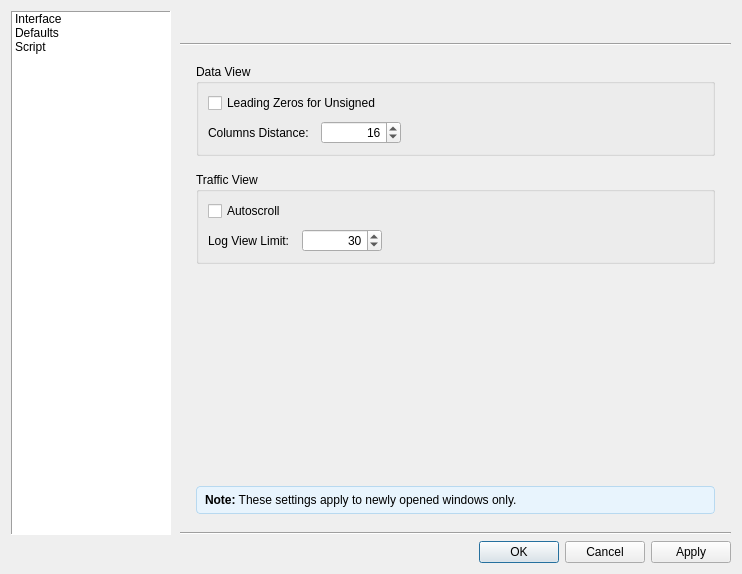
<?xml version="1.0" encoding="UTF-8"?>
<ui version="4.0">
 <class>DialogPreferences</class>
 <widget class="QDialog" name="DialogPreferences">
  <property name="geometry">
   <rect>
    <x>0</x>
    <y>0</y>
    <width>670</width>
    <height>574</height>
   </rect>
  </property>
  <property name="windowTitle">
   <string>Preferences</string>
  </property>
  <layout class="QVBoxLayout" name="verticalLayout">
   <property name="spacing">
    <number>6</number>
   </property>
   <item>
    <widget class="QFrame" name="frameMain">
     <property name="frameShape">
      <enum>QFrame::Shape::NoFrame</enum>
     </property>
     <layout class="QHBoxLayout" name="horizontalLayout">
      <property name="spacing">
       <number>0</number>
      </property>
      <property name="leftMargin">
       <number>0</number>
      </property>
      <property name="topMargin">
       <number>0</number>
      </property>
      <property name="rightMargin">
       <number>0</number>
      </property>
      <property name="bottomMargin">
       <number>0</number>
      </property>
      <item>
       <widget class="QListWidget" name="listWidget">
        <property name="minimumSize">
         <size>
          <width>160</width>
          <height>0</height>
         </size>
        </property>
        <property name="maximumSize">
         <size>
          <width>160</width>
          <height>16777215</height>
         </size>
        </property>
        <property name="frameShape">
         <enum>QFrame::Shape::Panel</enum>
        </property>
        <property name="iconSize">
         <size>
          <width>16</width>
          <height>16</height>
         </size>
        </property>
        <item>
         <property name="text">
          <string>Interface</string>
         </property>
         <property name="icon">
          <iconset resource="../resources.qrc">
           <normaloff>:/res/pref-interface.png</normaloff>:/res/pref-interface.png</iconset>
         </property>
        </item>
        <item>
         <property name="text">
          <string>Defaults</string>
         </property>
         <property name="icon">
          <iconset resource="../resources.qrc">
           <normaloff>:/res/icon-define-data.png</normaloff>:/res/icon-define-data.png</iconset>
         </property>
        </item>
        <item>
         <property name="text">
          <string>Script</string>
         </property>
         <property name="icon">
          <iconset resource="../resources.qrc">
           <normaloff>:/res/icon-show-script.png</normaloff>:/res/icon-show-script.png</iconset>
         </property>
        </item>
       </widget>
      </item>
      <item>
       <widget class="QFrame" name="frameRight">
        <property name="frameShape">
         <enum>QFrame::Shape::NoFrame</enum>
        </property>
        <layout class="QVBoxLayout" name="verticalLayout_2">
         <property name="rightMargin">
          <number>0</number>
         </property>
         <property name="bottomMargin">
          <number>0</number>
         </property>
         <item>
          <widget class="QLabel" name="labelTitle">
           <property name="font">
            <font>
             <pointsize>11</pointsize>
             <bold>true</bold>
            </font>
           </property>
           <property name="text">
            <string/>
           </property>
          </widget>
         </item>
         <item>
          <widget class="QFrame" name="lineSeparator">
           <property name="frameShape">
            <enum>QFrame::Shape::HLine</enum>
           </property>
           <property name="frameShadow">
            <enum>QFrame::Shadow::Sunken</enum>
           </property>
          </widget>
         </item>
         <item>
          <widget class="QStackedWidget" name="stackedWidget">
           <property name="autoFillBackground">
            <bool>true</bool>
           </property>
           <property name="currentIndex">
            <number>1</number>
           </property>
           <widget class="QWidget" name="pageInterface">
            <layout class="QVBoxLayout" name="vlInterface">
             <property name="spacing">
              <number>16</number>
             </property>
             <property name="leftMargin">
              <number>16</number>
             </property>
             <property name="topMargin">
              <number>12</number>
             </property>
             <property name="rightMargin">
              <number>16</number>
             </property>
             <property name="bottomMargin">
              <number>12</number>
             </property>
             <item>
              <widget class="QGroupBox" name="groupBoxUserInterface">
               <property name="title">
                <string>User Interface</string>
               </property>
               <layout class="QFormLayout" name="formInterface">
                <property name="fieldGrowthPolicy">
                 <enum>QFormLayout::FieldGrowthPolicy::FieldsStayAtSizeHint</enum>
                </property>
                <property name="horizontalSpacing">
                 <number>12</number>
                </property>
                <property name="verticalSpacing">
                 <number>8</number>
                </property>
                <item row="0" column="0">
                 <widget class="QLabel" name="labelBackgroundColor">
                  <property name="text">
                   <string>Background Color:</string>
                  </property>
                 </widget>
                </item>
                <item row="0" column="1">
                 <layout class="QHBoxLayout" name="hlBgColor">
                  <property name="spacing">
                   <number>6</number>
                  </property>
                  <item>
                   <widget class="ColorSwatch" name="pushButtonBackgroundColor">
                    <property name="minimumSize">
                     <size>
                      <width>60</width>
                      <height>0</height>
                     </size>
                    </property>
                    <property name="text">
                     <string/>
                    </property>
                   </widget>
                  </item>
                  <item>
                   <widget class="QPushButton" name="pushButtonResetBackgroundColor">
                    <property name="minimumSize">
                     <size>
                      <width>60</width>
                      <height>0</height>
                     </size>
                    </property>
                    <property name="maximumSize">
                     <size>
                      <width>60</width>
                      <height>16777215</height>
                     </size>
                    </property>
                    <property name="text">
                     <string>Reset</string>
                    </property>
                   </widget>
                  </item>
                  <item>
                   <spacer name="hsBg">
                    <property name="orientation">
                     <enum>Qt::Orientation::Horizontal</enum>
                    </property>
                    <property name="sizeHint" stdset="0">
                     <size>
                      <width>40</width>
                      <height>20</height>
                     </size>
                    </property>
                   </spacer>
                  </item>
                 </layout>
                </item>
                <item row="1" column="0">
                 <widget class="QLabel" name="labelForegroundColor">
                  <property name="text">
                   <string>Foreground Color:</string>
                  </property>
                 </widget>
                </item>
                <item row="1" column="1">
                 <layout class="QHBoxLayout" name="hlFgColor">
                  <property name="spacing">
                   <number>6</number>
                  </property>
                  <item>
                   <widget class="ColorSwatch" name="pushButtonForegroundColor">
                    <property name="minimumSize">
                     <size>
                      <width>60</width>
                      <height>0</height>
                     </size>
                    </property>
                    <property name="text">
                     <string/>
                    </property>
                   </widget>
                  </item>
                  <item>
                   <widget class="QPushButton" name="pushButtonResetForegroundColor">
                    <property name="minimumSize">
                     <size>
                      <width>60</width>
                      <height>0</height>
                     </size>
                    </property>
                    <property name="maximumSize">
                     <size>
                      <width>60</width>
                      <height>16777215</height>
                     </size>
                    </property>
                    <property name="text">
                     <string>Reset</string>
                    </property>
                   </widget>
                  </item>
                  <item>
                   <spacer name="hsFg">
                    <property name="orientation">
                     <enum>Qt::Orientation::Horizontal</enum>
                    </property>
                    <property name="sizeHint" stdset="0">
                     <size>
                      <width>40</width>
                      <height>20</height>
                     </size>
                    </property>
                   </spacer>
                  </item>
                 </layout>
                </item>
                <item row="2" column="0">
                 <widget class="QLabel" name="labelAddressColor">
                  <property name="text">
                   <string>Address Color:</string>
                  </property>
                 </widget>
                </item>
                <item row="2" column="1">
                 <layout class="QHBoxLayout" name="hlAddressColor">
                  <property name="spacing">
                   <number>6</number>
                  </property>
                  <item>
                   <widget class="ColorSwatch" name="pushButtonAddressColor">
                    <property name="minimumSize">
                     <size>
                      <width>60</width>
                      <height>0</height>
                     </size>
                    </property>
                    <property name="text">
                     <string/>
                    </property>
                   </widget>
                  </item>
                  <item>
                   <widget class="QPushButton" name="pushButtonResetAddressColor">
                    <property name="minimumSize">
                     <size>
                      <width>60</width>
                      <height>0</height>
                     </size>
                    </property>
                    <property name="maximumSize">
                     <size>
                      <width>60</width>
                      <height>16777215</height>
                     </size>
                    </property>
                    <property name="text">
                     <string>Reset</string>
                    </property>
                   </widget>
                  </item>
                  <item>
                   <spacer name="hsAddress">
                    <property name="orientation">
                     <enum>Qt::Orientation::Horizontal</enum>
                    </property>
                    <property name="sizeHint" stdset="0">
                     <size>
                      <width>40</width>
                      <height>20</height>
                     </size>
                    </property>
                   </spacer>
                  </item>
                 </layout>
                </item>
                <item row="3" column="0">
                 <widget class="QLabel" name="labelCommentColor">
                  <property name="text">
                   <string>Comment Color:</string>
                  </property>
                 </widget>
                </item>
                <item row="3" column="1">
                 <layout class="QHBoxLayout" name="hlCommentColor">
                  <property name="spacing">
                   <number>6</number>
                  </property>
                  <item>
                   <widget class="ColorSwatch" name="pushButtonCommentColor">
                    <property name="minimumSize">
                     <size>
                      <width>60</width>
                      <height>0</height>
                     </size>
                    </property>
                    <property name="text">
                     <string/>
                    </property>
                   </widget>
                  </item>
                  <item>
                   <widget class="QPushButton" name="pushButtonResetCommentColor">
                    <property name="minimumSize">
                     <size>
                      <width>60</width>
                      <height>0</height>
                     </size>
                    </property>
                    <property name="maximumSize">
                     <size>
                      <width>60</width>
                      <height>16777215</height>
                     </size>
                    </property>
                    <property name="text">
                     <string>Reset</string>
                    </property>
                   </widget>
                  </item>
                  <item>
                   <spacer name="hsComment">
                    <property name="orientation">
                     <enum>Qt::Orientation::Horizontal</enum>
                    </property>
                    <property name="sizeHint" stdset="0">
                     <size>
                      <width>40</width>
                      <height>20</height>
                     </size>
                    </property>
                   </spacer>
                  </item>
                 </layout>
                </item>
                <item row="5" column="0">
                 <widget class="QLabel" name="labelLanguage">
                  <property name="text">
                   <string>Language:</string>
                  </property>
                 </widget>
                </item>
                <item row="5" column="1">
                 <widget class="QComboBox" name="comboBoxLanguage"/>
                </item>
                <item row="6" column="0" colspan="2">
                 <widget class="QCheckBox" name="checkBoxCheckForUpdates">
                  <property name="text">
                   <string>Check for updates</string>
                  </property>
                 </widget>
                </item>
               </layout>
              </widget>
             </item>
             <item>
              <widget class="QGroupBox" name="groupBoxFont">
               <property name="title">
                <string>Font</string>
               </property>
               <layout class="QFormLayout" name="formFont">
                <property name="fieldGrowthPolicy">
                 <enum>QFormLayout::FieldGrowthPolicy::ExpandingFieldsGrow</enum>
                </property>
                <property name="horizontalSpacing">
                 <number>12</number>
                </property>
                <property name="verticalSpacing">
                 <number>8</number>
                </property>
                <item row="0" column="0">
                 <widget class="QLabel" name="labelFontFamily">
                  <property name="text">
                   <string>Family:</string>
                  </property>
                 </widget>
                </item>
                <item row="0" column="1">
                 <layout class="QHBoxLayout" name="hlFont">
                  <property name="spacing">
                   <number>6</number>
                  </property>
                  <item>
                   <widget class="QFontComboBox" name="fontComboBoxFont">
                    <property name="sizePolicy">
                     <sizepolicy hsizetype="Expanding" vsizetype="Fixed">
                      <horstretch>1</horstretch>
                      <verstretch>0</verstretch>
                     </sizepolicy>
                    </property>
                   </widget>
                  </item>
                  <item>
                   <widget class="QLabel" name="labelFontSize">
                    <property name="text">
                     <string>Size:</string>
                    </property>
                   </widget>
                  </item>
                  <item>
                   <widget class="QSpinBox" name="spinBoxFontSize">
                    <property name="minimumSize">
                     <size>
                      <width>56</width>
                      <height>0</height>
                     </size>
                    </property>
                    <property name="maximumSize">
                     <size>
                      <width>56</width>
                      <height>16777215</height>
                     </size>
                    </property>
                    <property name="alignment">
                     <set>Qt::AlignmentFlag::AlignRight|Qt::AlignmentFlag::AlignTrailing|Qt::AlignmentFlag::AlignVCenter</set>
                    </property>
                    <property name="minimum">
                     <number>6</number>
                    </property>
                    <property name="maximum">
                     <number>72</number>
                    </property>
                   </widget>
                  </item>
                  <item>
                   <widget class="QLabel" name="labelFontZoom">
                    <property name="text">
                     <string>Zoom:</string>
                    </property>
                   </widget>
                  </item>
                  <item>
                   <widget class="QSpinBox" name="spinBoxFontZoom">
                    <property name="minimumSize">
                     <size>
                      <width>72</width>
                      <height>0</height>
                     </size>
                    </property>
                    <property name="maximumSize">
                     <size>
                      <width>72</width>
                      <height>16777215</height>
                     </size>
                    </property>
                    <property name="alignment">
                     <set>Qt::AlignmentFlag::AlignRight|Qt::AlignmentFlag::AlignTrailing|Qt::AlignmentFlag::AlignVCenter</set>
                    </property>
                    <property name="suffix">
                     <string>%</string>
                    </property>
                    <property name="minimum">
                     <number>50</number>
                    </property>
                    <property name="maximum">
                     <number>300</number>
                    </property>
                    <property name="singleStep">
                     <number>10</number>
                    </property>
                    <property name="value">
                     <number>100</number>
                    </property>
                   </widget>
                  </item>
                 </layout>
                </item>
                <item row="1" column="1">
                 <widget class="QCheckBox" name="checkBoxFontAntialias">
                  <property name="text">
                   <string>Antialias</string>
                  </property>
                 </widget>
                </item>
               </layout>
              </widget>
             </item>
             <item>
              <spacer name="vsInterface">
               <property name="orientation">
                <enum>Qt::Orientation::Vertical</enum>
               </property>
               <property name="sizeHint" stdset="0">
                <size>
                 <width>20</width>
                 <height>40</height>
                </size>
               </property>
              </spacer>
             </item>
            </layout>
           </widget>
           <widget class="QWidget" name="pageDisplay">
            <layout class="QVBoxLayout" name="vlDisplay">
             <property name="spacing">
              <number>16</number>
             </property>
             <property name="leftMargin">
              <number>16</number>
             </property>
             <property name="topMargin">
              <number>12</number>
             </property>
             <property name="rightMargin">
              <number>16</number>
             </property>
             <property name="bottomMargin">
              <number>12</number>
             </property>
             <item>
              <widget class="QGroupBox" name="groupBoxDataDisplay">
               <property name="title">
                <string>Data View</string>
               </property>
               <layout class="QFormLayout" name="formDataDisplay">
                <property name="horizontalSpacing">
                 <number>12</number>
                </property>
                <property name="verticalSpacing">
                 <number>8</number>
                </property>
                <item row="0" column="0" colspan="2">
                 <widget class="QCheckBox" name="checkBoxLeadingZeros">
                  <property name="text">
                   <string>Leading Zeros for Unsigned</string>
                  </property>
                 </widget>
                </item>
                <item row="1" column="0">
                 <widget class="QLabel" name="labelColumnsDistance">
                  <property name="text">
                   <string>Columns Distance:</string>
                  </property>
                 </widget>
                </item>
                <item row="1" column="1">
                 <widget class="QSpinBox" name="spinBoxColumnsDistance">
                  <property name="minimumSize">
                   <size>
                    <width>60</width>
                    <height>0</height>
                   </size>
                  </property>
                  <property name="maximumSize">
                   <size>
                    <width>80</width>
                    <height>16777215</height>
                   </size>
                  </property>
                  <property name="alignment">
                   <set>Qt::AlignmentFlag::AlignRight|Qt::AlignmentFlag::AlignTrailing|Qt::AlignmentFlag::AlignVCenter</set>
                  </property>
                  <property name="minimum">
                   <number>1</number>
                  </property>
                  <property name="maximum">
                   <number>32</number>
                  </property>
                  <property name="value">
                   <number>16</number>
                  </property>
                 </widget>
                </item>
               </layout>
              </widget>
             </item>
             <item>
              <widget class="QGroupBox" name="groupBoxLogView">
               <property name="title">
                <string>Traffic View</string>
               </property>
               <layout class="QFormLayout" name="formTrafficView">
                <property name="horizontalSpacing">
                 <number>12</number>
                </property>
                <property name="verticalSpacing">
                 <number>8</number>
                </property>
                <item row="0" column="0" colspan="2">
                 <widget class="QCheckBox" name="checkBoxAutoscrollLog">
                  <property name="text">
                   <string>Autoscroll</string>
                  </property>
                 </widget>
                </item>
                <item row="1" column="0">
                 <widget class="QLabel" name="labelLogLimit">
                  <property name="text">
                   <string>Log View Limit:</string>
                  </property>
                 </widget>
                </item>
                <item row="1" column="1">
                 <widget class="QSpinBox" name="spinBoxLogLimit">
                  <property name="minimumSize">
                   <size>
                    <width>60</width>
                    <height>0</height>
                   </size>
                  </property>
                  <property name="maximumSize">
                   <size>
                    <width>80</width>
                    <height>16777215</height>
                   </size>
                  </property>
                  <property name="alignment">
                   <set>Qt::AlignmentFlag::AlignRight|Qt::AlignmentFlag::AlignTrailing|Qt::AlignmentFlag::AlignVCenter</set>
                  </property>
                  <property name="minimum">
                   <number>4</number>
                  </property>
                  <property name="maximum">
                   <number>1000</number>
                  </property>
                  <property name="value">
                   <number>30</number>
                  </property>
                 </widget>
                </item>
               </layout>
              </widget>
             </item>
             <item>
              <spacer name="verticalSpacer">
               <property name="orientation">
                <enum>Qt::Orientation::Vertical</enum>
               </property>
               <property name="sizeHint" stdset="0">
                <size>
                 <width>20</width>
                 <height>40</height>
                </size>
               </property>
              </spacer>
             </item>
             <item>
              <widget class="QFrame" name="frameDisplayNote">
               <property name="styleSheet">
                <string notr="true">background-color: #E8F4FD; border: 1px solid #B8D9F0; border-radius: 4px;</string>
               </property>
               <property name="frameShape">
                <enum>QFrame::Shape::StyledPanel</enum>
               </property>
               <property name="frameShadow">
                <enum>QFrame::Shadow::Plain</enum>
               </property>
               <layout class="QHBoxLayout" name="hlDisplayNote">
                <property name="leftMargin">
                 <number>8</number>
                </property>
                <property name="topMargin">
                 <number>6</number>
                </property>
                <property name="rightMargin">
                 <number>8</number>
                </property>
                <property name="bottomMargin">
                 <number>6</number>
                </property>
                <item>
                 <widget class="QLabel" name="labelDisplayNote">
                  <property name="styleSheet">
                   <string notr="true">border: none;</string>
                  </property>
                  <property name="text">
                   <string>&lt;b&gt;Note:&lt;/b&gt; These settings apply to newly opened windows only.</string>
                  </property>
                  <property name="wordWrap">
                   <bool>true</bool>
                  </property>
                 </widget>
                </item>
               </layout>
              </widget>
             </item>
            </layout>
           </widget>
           <widget class="QWidget" name="pageScript">
            <layout class="QVBoxLayout" name="vlScript">
             <property name="spacing">
              <number>16</number>
             </property>
             <property name="leftMargin">
              <number>16</number>
             </property>
             <property name="topMargin">
              <number>12</number>
             </property>
             <property name="rightMargin">
              <number>16</number>
             </property>
             <property name="bottomMargin">
              <number>12</number>
             </property>
             <item>
              <widget class="QGroupBox" name="groupBoxScriptFont">
               <property name="title">
                <string>Font</string>
               </property>
               <layout class="QFormLayout" name="formScriptFont">
                <property name="fieldGrowthPolicy">
                 <enum>QFormLayout::FieldGrowthPolicy::ExpandingFieldsGrow</enum>
                </property>
                <property name="horizontalSpacing">
                 <number>12</number>
                </property>
                <property name="verticalSpacing">
                 <number>8</number>
                </property>
                <item row="0" column="0">
                 <widget class="QLabel" name="labelScriptFontFamily">
                  <property name="text">
                   <string>Family:</string>
                  </property>
                 </widget>
                </item>
                <item row="0" column="1">
                 <layout class="QHBoxLayout" name="hlScriptFont">
                  <property name="spacing">
                   <number>6</number>
                  </property>
                  <item>
                   <widget class="QFontComboBox" name="fontComboBoxScriptFont">
                    <property name="sizePolicy">
                     <sizepolicy hsizetype="Expanding" vsizetype="Fixed">
                      <horstretch>1</horstretch>
                      <verstretch>0</verstretch>
                     </sizepolicy>
                    </property>
                   </widget>
                  </item>
                  <item>
                   <widget class="QLabel" name="labelScriptFontSize">
                    <property name="text">
                     <string>Size:</string>
                    </property>
                   </widget>
                  </item>
                  <item>
                   <widget class="QSpinBox" name="spinBoxScriptFontSize">
                    <property name="minimumSize">
                     <size>
                      <width>56</width>
                      <height>0</height>
                     </size>
                    </property>
                    <property name="maximumSize">
                     <size>
                      <width>56</width>
                      <height>16777215</height>
                     </size>
                    </property>
                    <property name="alignment">
                     <set>Qt::AlignmentFlag::AlignRight|Qt::AlignmentFlag::AlignTrailing|Qt::AlignmentFlag::AlignVCenter</set>
                    </property>
                    <property name="minimum">
                     <number>6</number>
                    </property>
                    <property name="maximum">
                     <number>72</number>
                    </property>
                   </widget>
                  </item>
                 </layout>
                </item>
                <item row="1" column="1">
                 <widget class="QCheckBox" name="checkBoxScriptFontAntialias">
                  <property name="text">
                   <string>Antialias</string>
                  </property>
                 </widget>
                </item>
               </layout>
              </widget>
             </item>
             <item>
              <widget class="QGroupBox" name="groupBoxEditor">
               <property name="title">
                <string>Editor</string>
               </property>
               <layout class="QFormLayout" name="formEditor">
                <property name="horizontalSpacing">
                 <number>12</number>
                </property>
                <property name="verticalSpacing">
                 <number>8</number>
                </property>
                <item row="0" column="0" colspan="2">
                 <widget class="QCheckBox" name="checkBoxAutoComplete">
                  <property name="text">
                   <string>Enable code auto-complete</string>
                  </property>
                 </widget>
                </item>
               </layout>
              </widget>
             </item>
             <item>
              <widget class="QGroupBox" name="groupBoxConsole">
               <property name="title">
                <string>Console</string>
               </property>
               <layout class="QFormLayout" name="formConsole">
                <property name="horizontalSpacing">
                 <number>12</number>
                </property>
                <property name="verticalSpacing">
                 <number>8</number>
                </property>
                <item row="3" column="0">
                 <widget class="QLabel" name="labelConsoleMaxLines">
                  <property name="text">
                   <string>Console Output Limit:</string>
                  </property>
                 </widget>
                </item>
                <item row="3" column="1">
                 <widget class="QSpinBox" name="spinBoxConsoleMaxLines">
                  <property name="minimumSize">
                   <size>
                    <width>60</width>
                    <height>0</height>
                   </size>
                  </property>
                  <property name="maximumSize">
                   <size>
                    <width>60</width>
                    <height>16777215</height>
                   </size>
                  </property>
                  <property name="alignment">
                   <set>Qt::AlignmentFlag::AlignRight|Qt::AlignmentFlag::AlignTrailing|Qt::AlignmentFlag::AlignVCenter</set>
                  </property>
                  <property name="minimum">
                   <number>100</number>
                  </property>
                  <property name="maximum">
                   <number>10000</number>
                  </property>
                  <property name="singleStep">
                   <number>100</number>
                  </property>
                  <property name="value">
                   <number>500</number>
                  </property>
                 </widget>
                </item>
                <item row="0" column="0" colspan="2">
                 <widget class="QCheckBox" name="checkBoxAutoShowConsole">
                  <property name="text">
                   <string>Automatically show output console</string>
                  </property>
                 </widget>
                </item>
               </layout>
              </widget>
             </item>
             <item>
              <spacer name="vsScript">
               <property name="orientation">
                <enum>Qt::Orientation::Vertical</enum>
               </property>
               <property name="sizeHint" stdset="0">
                <size>
                 <width>20</width>
                 <height>40</height>
                </size>
               </property>
              </spacer>
             </item>
            </layout>
           </widget>
          </widget>
         </item>
         <item>
          <widget class="Line" name="line">
           <property name="orientation">
            <enum>Qt::Orientation::Horizontal</enum>
           </property>
          </widget>
         </item>
        </layout>
       </widget>
      </item>
     </layout>
    </widget>
   </item>
   <item>
    <widget class="QDialogButtonBox" name="buttonBox">
     <property name="orientation">
      <enum>Qt::Orientation::Horizontal</enum>
     </property>
     <property name="standardButtons">
      <set>QDialogButtonBox::StandardButton::Apply|QDialogButtonBox::StandardButton::Cancel|QDialogButtonBox::StandardButton::Ok</set>
     </property>
    </widget>
   </item>
  </layout>
 </widget>
 <customwidgets>
  <customwidget>
   <class>ColorSwatch</class>
   <extends>QPushButton</extends>
   <header>colorswatch.h</header>
  </customwidget>
 </customwidgets>
 <resources>
  <include location="../resources.qrc"/>
 </resources>
 <connections>
  <connection>
   <sender>buttonBox</sender>
   <signal>accepted()</signal>
   <receiver>DialogPreferences</receiver>
   <slot>accept()</slot>
   <hints>
    <hint type="sourcelabel">
     <x>320</x>
     <y>460</y>
    </hint>
    <hint type="destinationlabel">
     <x>320</x>
     <y>240</y>
    </hint>
   </hints>
  </connection>
  <connection>
   <sender>buttonBox</sender>
   <signal>rejected()</signal>
   <receiver>DialogPreferences</receiver>
   <slot>reject()</slot>
   <hints>
    <hint type="sourcelabel">
     <x>320</x>
     <y>460</y>
    </hint>
    <hint type="destinationlabel">
     <x>320</x>
     <y>240</y>
    </hint>
   </hints>
  </connection>
 </connections>
</ui>
